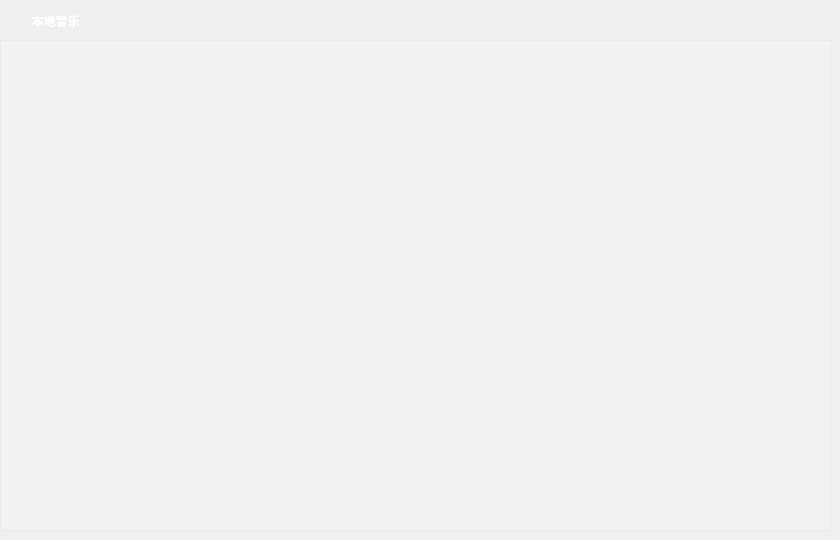
   <widget class="QWidget" name="page_1">
    <widget class="MusicListWidget" name="localMusicWidget">
     <property name="geometry">
      <rect>
       <x>0</x>
       <y>40</y>
       <width>831</width>
       <height>491</height>
      </rect>
     </property>
     <property name="font">
      <font>
       <bold>true</bold>
      </font>
     </property>
     <property name="styleSheet">
      <string notr="true">color: rgb(255, 255, 255);
background-color: rgba(255, 255, 255, 50);
</string>
     </property>
     <property name="horizontalScrollBarPolicy">
      <enum>Qt::ScrollBarAlwaysOff</enum>
     </property>
     <property name="sizeAdjustPolicy">
      <enum>QAbstractScrollArea::AdjustToContentsOnFirstShow</enum>
     </property>
     <property name="selectionMode">
      <enum>QAbstractItemView::SingleSelection</enum>
     </property>
     <property name="isWrapping" stdset="0">
      <bool>false</bool>
     </property>
     <property name="wordWrap">
      <bool>false</bool>
     </property>
     <property name="selectionRectVisible">
      <bool>false</bool>
     </property>
     <property name="sortingEnabled">
      <bool>false</bool>
     </property>
    </widget>
    <widget class="QLabel" name="titleLabel_3">
     <property name="enabled">
      <bool>true</bool>
     </property>
     <property name="geometry">
      <rect>
       <x>0</x>
       <y>0</y>
       <width>111</width>
       <height>41</height>
      </rect>
     </property>
     <property name="font">
      <font>
       <family>Microsoft YaHei UI</family>
       <pointsize>9</pointsize>
       <italic>false</italic>
       <bold>true</bold>
      </font>
     </property>
     <property name="styleSheet">
      <string notr="true">color:rgb(255, 255, 255);
</string>
     </property>
     <property name="text">
      <string>本地音乐</string>
     </property>
     <property name="alignment">
      <set>Qt::AlignCenter</set>
     </property>
    </widget>
    <widget class="QWidget" name="layoutWidget">
     <property name="geometry">
      <rect>
       <x>670</x>
       <y>0</y>
       <width>155</width>
       <height>43</height>
      </rect>
     </property>
     <layout class="QHBoxLayout" name="horizontalLayout_2">
      <item>
       <widget class="QPushButton" name="btnSortSinger">
        <property name="font">
         <font>
          <family>Microsoft YaHei UI</family>
          <pointsize>10</pointsize>
          <bold>true</bold>
         </font>
        </property>
        <property name="cursor">
         <cursorShape>PointingHandCursor</cursorShape>
        </property>
        <property name="toolTip">
         <string>按歌手名排序</string>
        </property>
        <property name="styleSheet">
         <string notr="true"/>
        </property>
        <property name="text">
         <string/>
        </property>
        <property name="icon">
         <iconset resource="imagefile.qrc">
          <normaloff>:/image/image/image/singer.png</normaloff>:/image/image/image/singer.png</iconset>
        </property>
        <property name="iconSize">
         <size>
          <width>30</width>
          <height>30</height>
         </size>
        </property>
        <property name="flat">
         <bool>true</bool>
        </property>
       </widget>
      </item>
      <item>
       <widget class="QPushButton" name="btnSortTitle">
        <property name="font">
         <font>
          <family>Microsoft YaHei UI</family>
          <pointsize>10</pointsize>
          <bold>true</bold>
         </font>
        </property>
        <property name="cursor">
         <cursorShape>PointingHandCursor</cursorShape>
        </property>
        <property name="toolTip">
         <string>按歌曲名排序</string>
        </property>
        <property name="styleSheet">
         <string notr="true"/>
        </property>
        <property name="text">
         <string/>
        </property>
        <property name="icon">
         <iconset resource="imagefile.qrc">
          <normaloff>:/image/image/image/sort-alpha-asc_ea48_ether.png</normaloff>:/image/image/image/sort-alpha-asc_ea48_ether.png</iconset>
        </property>
        <property name="iconSize">
         <size>
          <width>30</width>
          <height>30</height>
         </size>
        </property>
        <property name="flat">
         <bool>true</bool>
        </property>
       </widget>
      </item>
      <item>
       <widget class="QPushButton" name="btnSortDuration">
        <property name="font">
         <font>
          <family>Microsoft YaHei UI</family>
          <pointsize>10</pointsize>
          <bold>true</bold>
         </font>
        </property>
        <property name="cursor">
         <cursorShape>PointingHandCursor</cursorShape>
        </property>
        <property name="toolTip">
         <string>按时长排序</string>
        </property>
        <property name="styleSheet">
         <string notr="true"/>
        </property>
        <property name="text">
         <string/>
        </property>
        <property name="icon">
         <iconset resource="imagefile.qrc">
          <normaloff>:/image/image/image/duration.png</normaloff>:/image/image/image/duration.png</iconset>
        </property>
        <property name="iconSize">
         <size>
          <width>30</width>
          <height>30</height>
         </size>
        </property>
        <property name="flat">
         <bool>true</bool>
        </property>
       </widget>
      </item>
     </layout>
    </widget>
    <widget class="QPushButton" name="btnNeaten">
     <property name="geometry">
      <rect>
       <x>590</x>
       <y>0</y>
       <width>41</width>
       <height>41</height>
      </rect>
     </property>
     <property name="font">
      <font>
       <family>Microsoft YaHei UI</family>
       <pointsize>10</pointsize>
       <bold>true</bold>
      </font>
     </property>
     <property name="cursor">
      <cursorShape>PointingHandCursor</cursorShape>
     </property>
     <property name="toolTip">
      <string>整理歌曲（排序且去除重复）</string>
     </property>
     <property name="styleSheet">
      <string notr="true"/>
     </property>
     <property name="text">
      <string/>
     </property>
     <property name="icon">
      <iconset resource="imagefile.qrc">
       <normaloff>:/image/image/image/remove_dup.png</normaloff>:/image/image/image/remove_dup.png</iconset>
     </property>
     <property name="iconSize">
      <size>
       <width>30</width>
       <height>30</height>
      </size>
     </property>
     <property name="flat">
      <bool>true</bool>
     </property>
    </widget>
    <widget class="QPushButton" name="btnClear_2">
     <property name="geometry">
      <rect>
       <x>100</x>
       <y>0</y>
       <width>41</width>
       <height>41</height>
      </rect>
     </property>
     <property name="font">
      <font>
       <family>Microsoft YaHei UI</family>
       <pointsize>10</pointsize>
       <bold>true</bold>
      </font>
     </property>
     <property name="cursor">
      <cursorShape>PointingHandCursor</cursorShape>
     </property>
     <property name="toolTip">
      <string>清空当前列表</string>
     </property>
     <property name="styleSheet">
      <string notr="true"/>
     </property>
     <property name="text">
      <string/>
     </property>
     <property name="icon">
      <iconset resource="imagefile.qrc">
       <normaloff>:/image/image/image/clear.png</normaloff>:/image/image/image/clear.png</iconset>
     </property>
     <property name="iconSize">
      <size>
       <width>30</width>
       <height>30</height>
      </size>
     </property>
     <property name="flat">
      <bool>true</bool>
     </property>
    </widget>
   </widget>
